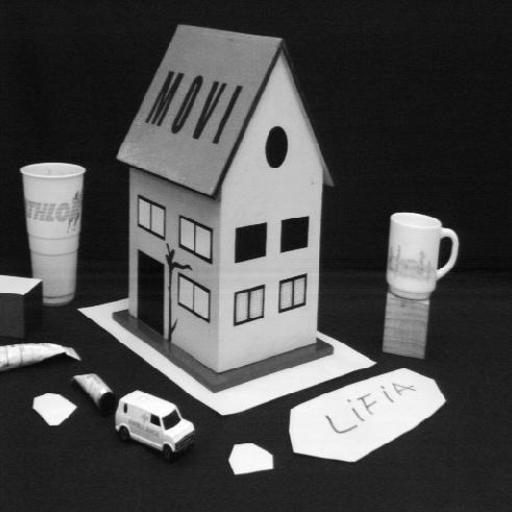
#> input picture epipolar/images/image_left.jpg, 512 x 512 px
$ jupyter execute --allow-errors Epipolar.ipynb   (older library calls are emulated)
#> lines starting #> are read from the running program, lines starting #| are printed output that depends on the picture; after the words box and inside, x2 and y2 are one past the last pixel; in counts of white or black regions, pixels touching at a corner belong together
[cell 1]
import math
import numpy as np
import matplotlib.pyplot as plt
import matplotlib.image as mpimg
import os
import cv2 as cv
import copy
import operator
from tqdm.notebook import tqdm, trange


from pylab import rcParams
rcParams['figure.figsize'] = 15, 20

[cell 2]
class Image():
    nor_coor = 0
    tr_m = 0
    def __init__(self, img_path, coor_path):
#> called with img_path = './images/image_left.jpg', coor_path = './images/pt_2D_left.txt'
        self.image = cv.imread(img_path, 0)
#> self.image is the input picture: shape (512, 512); min 0, max 255, mean 76.6
        self.coor_path = coor_path
        self.coor = np.loadtxt(coor_path)
    def Coor_Addones(self):
        length = np.shape(self.coor)[0]
        self.coor = np.c_[self.coor, np.ones(length) ]

[cell 3]
image1 = Image("./images/image_left.jpg", "./images/pt_2D_left.txt")
image2 = Image("./images/image_right.jpg", "./images/pt_2D_right.txt")
#> call 2 of __init__, with img_path = './images/image_right.jpg', coor_path = './images/pt_2D_right.txt'
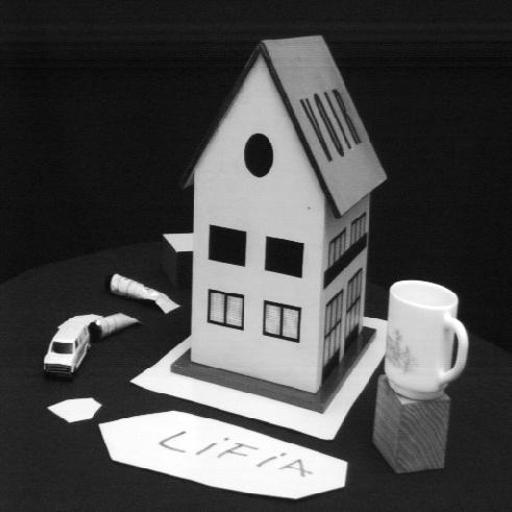
#> input picture epipolar/images/image_right.jpg, 512 x 512 px
#> in __init__, self.image is the input picture: shape (512, 512); min 0, max 255, mean 76.5

[cell 4]
def change_channel_order(points):
    newpoints = np.c_[points[:,1], points[:,0] ].astype(np.int)
    return newpoints

## The coordinates given in the file are reversed, so we have to change its order.

[cell 5]
image1.coor = change_channel_order(image1.coor)
image2.coor = change_channel_order(image2.coor)

[cell 6]
image1.Coor_Addones()
image2.Coor_Addones()

## We are using the normalization we used before.

[cell 7]
def normalization(points):
    mean = np.mean(points, 0)
    if np.shape(points)[1] == 3: #if the points are in 2d
        centerd = points - mean * np.ones(np.shape(points))
        square = centerd * centerd
        distance = np.sqrt(square[:, 0] + square[:, 1])
        std = np.mean(distance)
        Tr1 = np.array([[1, 0, -mean[0]], [0, 1, -mean[1]], [0, 0, 1]])
        Tr2 = np.array([[math.sqrt(2) / std, 0, 0], [0, math.sqrt(2) / std, 0], [0, 0, 1]])
        Tr = Tr2 @ Tr1
        return ((Tr @ points.T).T, Tr)
    if np.shape(points)[1] == 4: #if 3d
        centerd = points - mean * np.ones(np.shape(points))
        square = centerd * centerd
        distance = np.sqrt(square[:, 0] + square[:, 1] + square[:, 2])
        std = np.mean(distance)
        Tr1 = np.array([[1, 0, 0, -mean[0]], [0, 1, 0, -mean[1]], [0, 0, 1, -mean[2]], [0, 0, 0, 1]])
        Tr2 = np.array([[math.sqrt(3) / std, 0, 0, 0], [0, math.sqrt(3) / std, 0, 0], [0, 0, math.sqrt(3) / std, 0], [0, 0, 0, 1]])
        Tr =Tr2 @ Tr1
        return ((Tr @ points.T).T, Tr)

[cell 8]
image1.nor_coor, image1.tr_m = normalization(image1.coor)
image2.nor_coor, image2.tr_m = normalization(image2.coor)

## I am using the code we used before, for solving the equitions.
## That is the reason I did not change the name of the function.

[cell 9]
def get_P_SVD(coor1, coor2, tr1, tr2):
    """from the pairs get the martix of P"""
    A = []
    length = np.shape(coor1)[0]
    for i in range(length ):
        u = coor1[i][0]
        v = coor1[i][1]
        #z = plane_points[i][2]
        u_ = coor2[i][0]
        v_ = coor2[i][1]
        A.append([u_*u, u_*v, u_, v_*u, v_*v, v_, u, v, 1])
        #A.append( [0, 0, 0, x, y, 1, -v*x, -v*y, -v] )
    ##convert A to array
    A = np.asarray(A)
    #A = A.T @ A
    #Find the 11 parameters:
    U, S, Vh = np.linalg.svd(A)
    #print(S)
    #The parameters are in the last line of Vh and normalize them:
    L = Vh[-1,:] / Vh[-1,-1]
    #Camera projection matrix:
    #print(L)
    H = L.reshape(3,3)
    U, S, Vh = np.linalg.svd(H)
    a = np.diag(S)
    a[-1][-1] = 0
    H = U @ a @ Vh

    #Denormalization
    T1 = tr2.T
    T2 = tr1
    H = T1 @ H @ T2

    return H

[cell 10]
h = get_P_SVD(image1.nor_coor, image2.nor_coor, image1.tr_m, image2.tr_m)

[cell 11]
h

[cell 12]
def drawlines(img1,img2,lines,pts1,pts2):
    ''' img1 - image on which we draw the epilines for the points in img2
        lines - corresponding epilines '''
    r,c = img1.shape
    img1 = cv.cvtColor(img1,cv.COLOR_GRAY2BGR)
    img2 = cv.cvtColor(img2,cv.COLOR_GRAY2BGR)
    for r,pt1,pt2 in zip(lines,pts1,pts2):
        color = tuple(np.random.randint(0,255,3).tolist())
        x0,y0 = map(int, [0, -r[2]/r[1] ])
        x1,y1 = map(int, [c, -(r[2]+r[0]*c)/r[1] ])
        img1 = cv.line(img1, (x0,y0), (x1,y1), color,1)
        img1 = cv.circle(img1,tuple(pt1),5,color,-1)
        img2 = cv.circle(img2,tuple(pt2),5,color,-1)
#> img1: shape (512, 512, 3); mean B, G, R 78.1, 78.8, 79.3
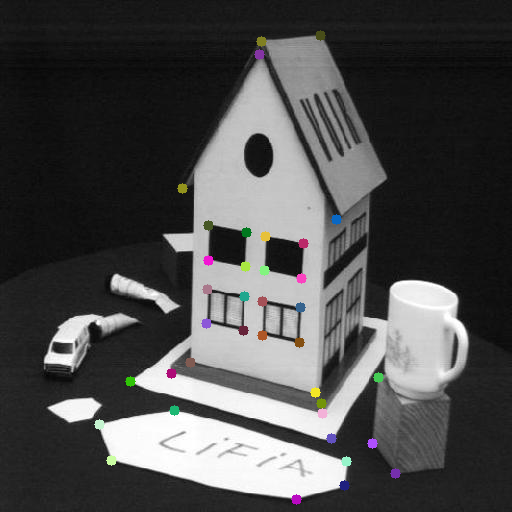
#> img2: shape (512, 512, 3); mean B, G, R 76.5, 76.5, 76.7
    return img1,img2

[cell 13]
def epilor_lines(coor1, coor2, image1, image2, h, plot = 1):
    #pts1 = np.c_[image1.coor[:,1], image1.coor[:,0] ].astype(np.int)
    #pts2 = np.c_[image2.coor[:,1], image2.coor[:,0] ].astype(np.int)
    pts1 = np.c_[coor1[:,0], coor1[:,1] ].astype(np.int)
    pts2 = np.c_[coor2[:,0], coor2[:,1] ].astype(np.int)
    img1 = image1
    img2 = image2
    F = h
    # Find epilines corresponding to points in right image (second image) and
    # drawing its lines on left image
    lines1 = cv.computeCorrespondEpilines(pts2.reshape(-1,1,2), 2,F)
    lines1 = lines1.reshape(-1,3)
    img5,img6 = drawlines(img1,img2,lines1,pts1,pts2)
    # Find epilines corresponding to points in left image (first image) and
    # drawing its lines on right image
    lines2 = cv.computeCorrespondEpilines(pts1.reshape(-1,1,2), 1,F)
    lines2 = lines2.reshape(-1,3)
    img3,img4 = drawlines(img2,img1,lines2,pts2,pts1)
#> the loop in drawlines (call 2), `for r,pt1,pt2 in zip(lines,pts1,pts2):` made 37 passes
#> (y0, y1) on passes 1 to 8: (328, 513), (199, 332), (146, 257), (202, 336), (174, 297), (257, 414), (173, 295), (255, 410)
#> after the loop in drawlines (call 2), `for r,pt1,pt2 in zip(lines,pts1,pts2):`:
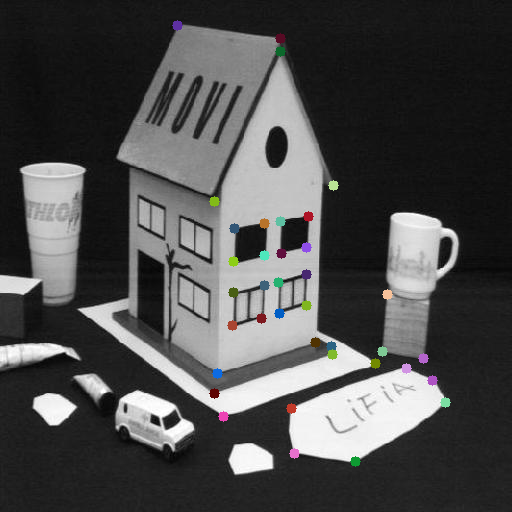
#> img2: shape (512, 512, 3); mean B, G, R 76.4, 76.5, 76.5
    if (plot == 1):
        plt.subplot(121),plt.imshow(img5)
        plt.subplot(122),plt.imshow(img3)
    return lines1, lines2

[cell 14]
lines1, lines2 = epilor_lines(image1.coor, image2.coor, image1.image, image2.image, h)
#> lines1 = 37 rows, first 8: [-0.248, -0.969, 452.9], [-0.147, -0.989, 289.1], [-0.103, -0.995, 218], [-0.151, -0.989, 296], [-0.127, -0.992, 256.6], [-0.194, -0.981, 366.1], [-0.125, -0.992, 253.7], [-0.191, -0.982, 360.7]; lines2 = 37 rows, first 8: [-0.34, 0.941, -309.2], [-0.252, 0.968, -193.4], [-0.213, 0.977, -142.7], [-0.254, 0.967, -196], [-0.233, 0.972, -169.5], [-0.292, 0.956, -246.5], [-0.233, 0.973, -168.5], [-0.29, 0.957, -244.3]

[cell 15]
def points_lines_avg_distance(points, lines):
    dist = 0
    a, b, c = lines[:,0], lines[:,1], lines[:,2]
#> a = 37 values, max 0.0182 at index 9, min -0.308 at index 20, mean -0.18; b = 37 values, max -0.951 at index 20, min -1 at index 23, mean -0.981; c = 37 values, max 549.7 at index 20, min 21.82 at index 9, mean 343.1
    x, y = points[:,0], points[:,1]
    dist = np.absolute(a*x + b*y +c) / np.sqrt(a*a + b*b)
#> dist = 37 values, max 3.48 at index 34, min 0.0249 at index 27, mean 0.868
    return np.mean(dist)

## The average distance from the points to the line in the left image

[cell 16]
points_lines_avg_distance(image1.coor, lines1)
#> Out = 0.868

## The average distance from the points to the line in the right image

[cell 17]
points_lines_avg_distance(image2.coor, lines2)
#> Out = 0.922

[cell 18]
def add_noise(points, deviation):
#> called with points = array of shape (37, 3), deviation = 0.5
    real_points = copy.deepcopy(points)
    noise = np.random.normal(0, deviation, len(points)*2)
    for i in range(len(points)):
        real_points[i][0] = points[i][0] + noise[2*i]
        real_points[i][1] = points[i][1] + noise[2*i+1]
    return real_points

## These parts are for the noise, the results are the average distance from the points to the line in the left and in the right.

[cell 19]
x = [0.5, 1, 1.5, 2, 2.5, 3, 3.5]
y = []
z = []

[cell 20]
y

[cell 21]
coor1 = add_noise(image1.coor, 0.5)
coor2 = add_noise(image2.coor, 0.5)
lines1dv05, lines2dv05 = epilor_lines(coor1, coor2, image1.image, image2.image, h, 0)
#> the loop in drawlines (call 3), `for r,pt1,pt2 in zip(lines,pts1,pts2):` made 37 passes
#> (y0, y1) on passes 1 to 8: (466, 335), (290, 214), (218, 165), (299, 221), (257, 192), (373, 271), (255, 191), (367, 268)
#> after the loop in drawlines (call 3), `for r,pt1,pt2 in zip(lines,pts1,pts2):`:
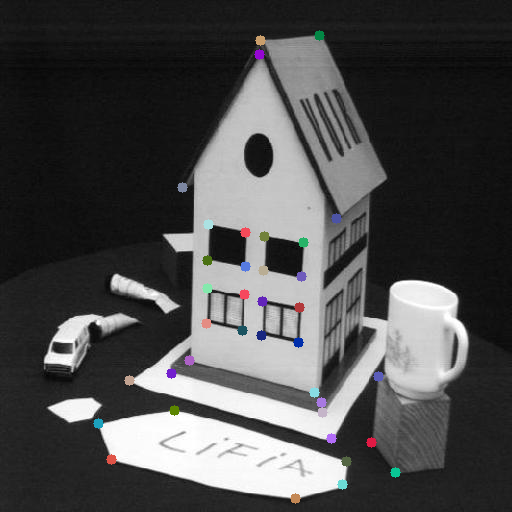
#> img2: shape (512, 512, 3); mean B, G, R 76.8, 76.5, 76.6
#> the loop in drawlines (call 4), `for r,pt1,pt2 in zip(lines,pts1,pts2):` made 37 passes
#> after the loop in drawlines (call 4), `for r,pt1,pt2 in zip(lines,pts1,pts2):`:
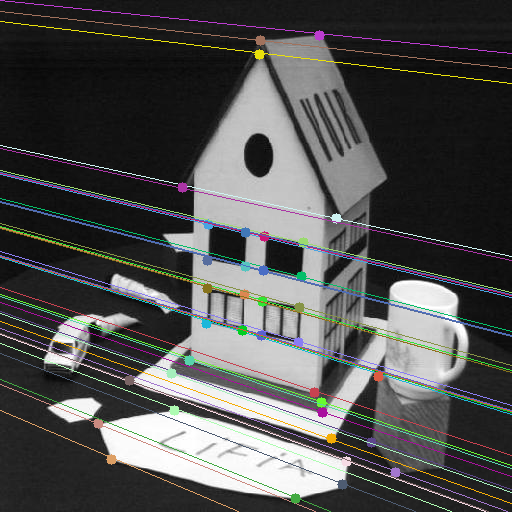
#> img1: shape (512, 512, 3); mean B, G, R 79.7, 80.5, 80
#> after the loop in drawlines (call 4), `for r,pt1,pt2 in zip(lines,pts1,pts2):`:
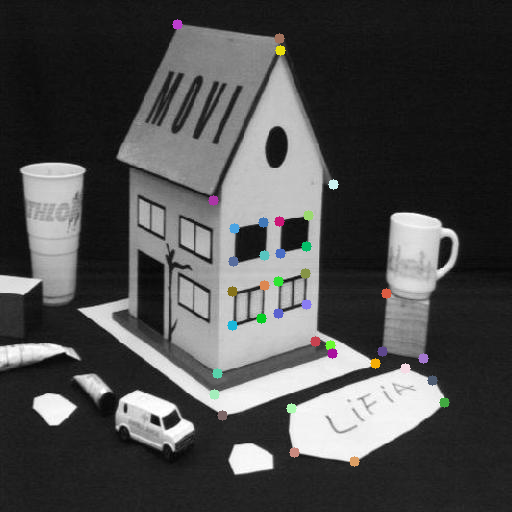
#> img2: shape (512, 512, 3); mean B, G, R 76.7, 76.8, 76.7
#> lines1dv05 = 37 rows, first 8: [-0.248, -0.969, 452], [-0.145, -0.989, 287], [-0.102, -0.995, 217], [-0.151, -0.989, 296.3], [-0.126, -0.992, 255.5], [-0.194, -0.981, 366.1], [-0.125, -0.992, 253.9], [-0.191, -0.982, 361]; lines2dv05 = 37 rows, first 8: [-0.34, 0.941, -309.2], [-0.251, 0.968, -192.6], [-0.212, 0.977, -141.9], [-0.254, 0.967, -196], [-0.233, 0.972, -169.5], [-0.292, 0.956, -246.5], [-0.232, 0.973, -168.4], [-0.29, 0.957, -244.1]
y.append(points_lines_avg_distance(coor1, lines1dv05))
z.append(points_lines_avg_distance(coor2, lines2dv05))

[cell 22]
coor1 = add_noise(image1.coor, 1)
coor2 = add_noise(image2.coor, 1)
lines1dv05, lines2dv05 = epilor_lines(coor1, coor2, image1.image, image2.image, h, 0)
#> the loop in drawlines (call 5), `for r,pt1,pt2 in zip(lines,pts1,pts2):` made 37 passes
#> (y0, y1) on passes 1 to 8: (466, 335), (293, 217), (218, 166), (297, 219), (258, 193), (373, 272), (255, 191), (366, 267)
#> pass 1, in drawlines (call 5), `img1 = cv.line(img1, (x0,y0), (x1,y1), color,1)`:
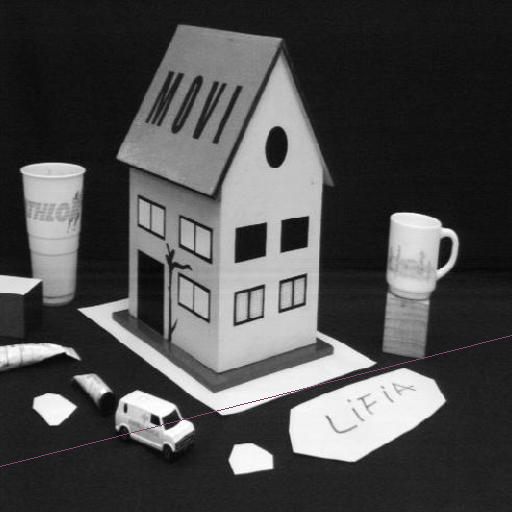
#> img1: shape (512, 512, 3); 0.2% of pixels changed, all inside (x1, y1, x2, y2) = (0, 335, 512, 467)
#> after the loop in drawlines (call 5), `for r,pt1,pt2 in zip(lines,pts1,pts2):`:
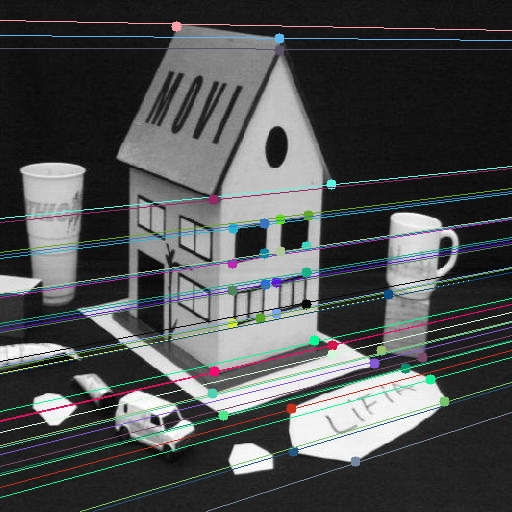
#> img1: shape (512, 512, 3); mean B, G, R 80, 79.8, 77.1
#> after the loop in drawlines (call 5), `for r,pt1,pt2 in zip(lines,pts1,pts2):`:
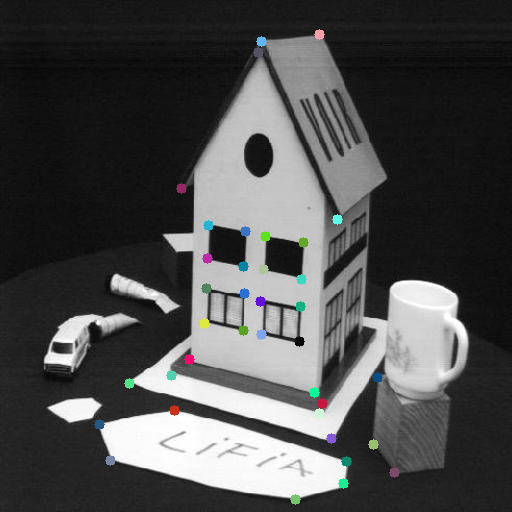
#> img2: shape (512, 512, 3); mean B, G, R 76.7, 76.7, 76.3
#> the loop in drawlines (call 6), `for r,pt1,pt2 in zip(lines,pts1,pts2):` made 37 passes
#> (y0, y1) on passes 1 to 3: (327, 511), (198, 331), (144, 256)
#> pass 1, in drawlines (call 6), `img1 = cv.line(img1, (x0,y0), (x1,y1), color,1)`:
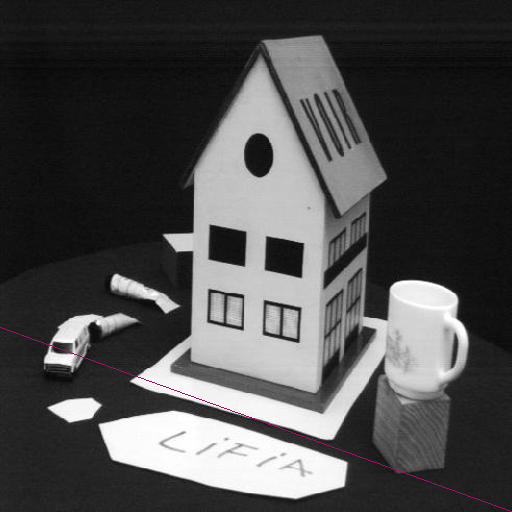
#> img1: shape (512, 512, 3); 0.2% of pixels changed, all inside (x1, y1, x2, y2) = (0, 327, 512, 512)
#> (the rest of the program and of its run is left out)
